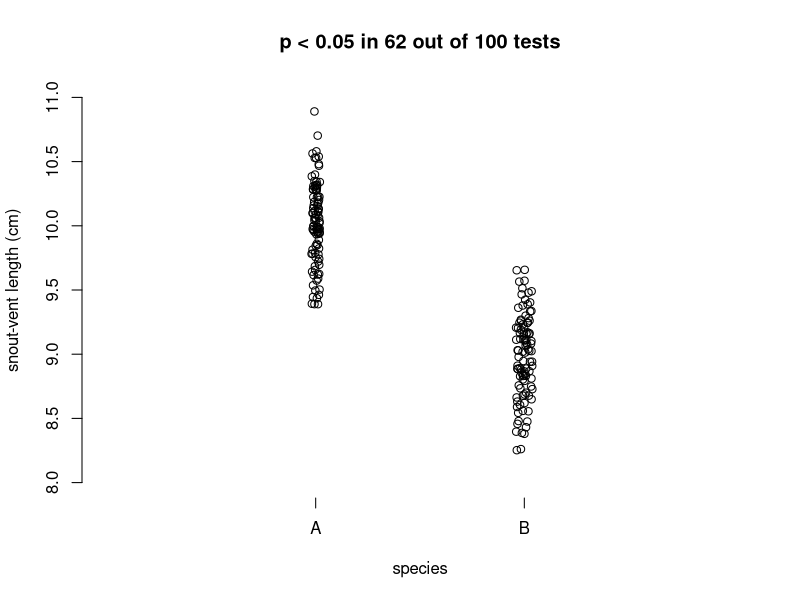

Generate this figure with R:
# Script for carrying out power analysis for the lizard experiment

# declare variables
nsamp = 10
meanA = 10
meanB = 9
stdev = 1
x = 0
nreps = 100

# here I am just making an empty plot with sensible axes and labels
plot(1, type="n", xlim=c(0, 3), ylim=c(8, 11),
     xlab="species", ylab="snout-vent length (cm)",
     axes=FALSE
)

axis(1, at=c(1,2), labels=c("A", "B"), lwd=-1, lwd.ticks=1)
axis(2)

# here is the loop to repeat the analysis for nreps
for (i in 1:nreps) {

  # take nsamps from a normal distribution centred on true mean
  lizA <- rnorm(nsamp, meanA, stdev)
	lizB <- rnorm(nsamp, meanB, stdev)

	# add sample means to plot
	points(jitter(1), mean(lizA))
	points(jitter(2), mean(lizB))

	# run t test, increment x if significant
	my_t <- t.test(lizA, lizB)
	if(my_t$p.value < 0.05) {x = x + 1}
}

# add title reporting outcome of t tests
title(main=paste("p < 0.05 in", x, "out of", nreps, "tests"))
